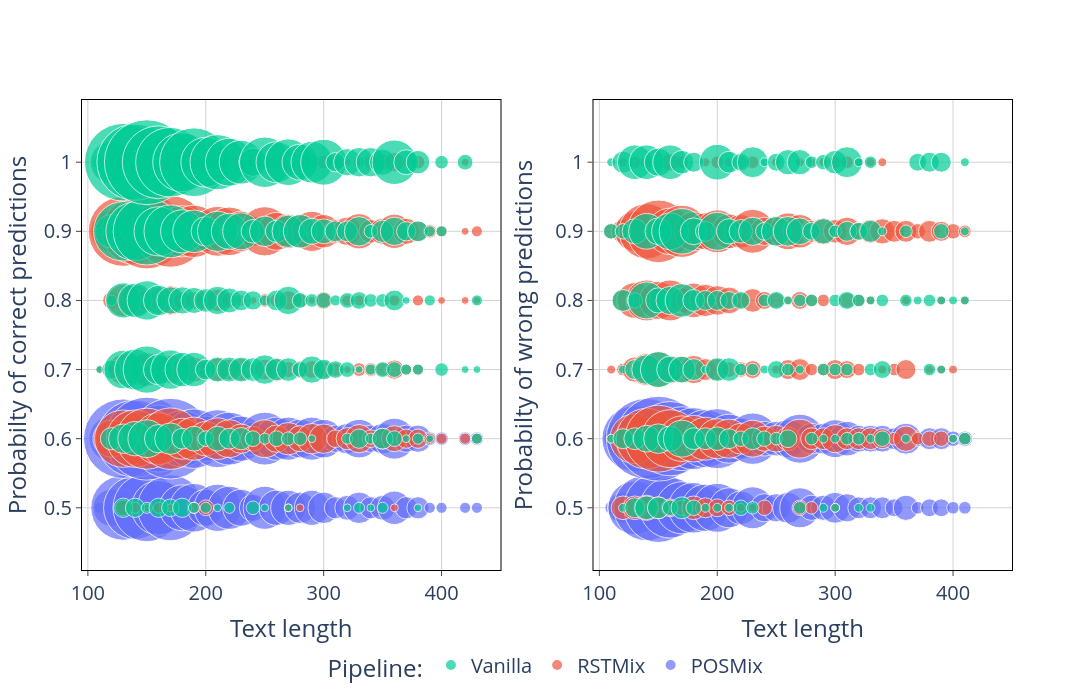

The cell this chart's notebook holds for it:
### Code cell
fig = make_subplots(rows=1, cols=2)

for trace in fig3.select_traces():
    fig.add_trace(trace, row=1, col=1)

for trace in fig4.select_traces():
    trace['showlegend'] = False
    fig.add_trace(trace, row=1, col=2)

fig.update_yaxes(mirror=True,
                  ticks='outside',
                  showline=True,
                  linecolor='black',
                  gridcolor='lightgrey',
                  title_text="Probabilty of correct predictions",
                  range=[0.41, 1.09],
                  row=1, col=1,)
fig.update_xaxes(mirror=True,
                  ticks='outside',
                  showline=True,
                  linecolor='black',
                  gridcolor='lightgrey',
                  title_text="Text length",
                  range=[95, 450],
                  row=1, col=1)

fig.update_yaxes(mirror=True,
                  ticks='outside',
                  showline=True,
                  linecolor='black',
                  gridcolor='lightgrey',
                  title_text="Probabilty of wrong predictions",
                  range=[0.41, 1.09],
                  row=1, col=2,)
fig.update_xaxes(mirror=True,
                  ticks='outside',
                  showline=True,
                  linecolor='black',
                  gridcolor='lightgrey',
                  title_text="Text length",
                  range=[95, 450],
                  row=1, col=2)

fig.update_layout(height=700,
                  width=1600,
                  plot_bgcolor="white",
                  font_size=20,
                  showlegend=True,
                  legend=dict(
                      itemsizing='constant',
                      title_text='Pipeline:',
                      traceorder='reversed',
                      orientation="h",   
                      yanchor="bottom",  
                      y=-0.25,            
                      xanchor="center",  
                      x=0.5,
                      font=dict(
                          size=20  # Aumente a fonte da legenda (ex: 18)
                    )
                 )
            )

fig.update_annotations(font_size=20)

fig.write_image("figs/gcdc_prob_dist_both.svg")

fig.show()

### Figure 1 — Plotly figure (JSON) as saved in the notebook; plotly's stock layout.template omitted (floating-point values rounded to 4 significant figures; data arrays with more than 128 entries replaced by an {"elided": "..."} marker saying what was removed)
{"data": [{"hovertemplate": "Pipeline=POSMix<br>length=%{x}<br>logits=%{y}<br>count=%{marker.size}<extra></extra>", "legendgroup": "POSMix", "marker": {"color": "#636efa", "size": [0.0003178, 0.003496, 0.01081, 0.01017, 0.01176, 0.007628, 0.01112, 0.005403, 0.006038, 0.003496, 0.005721, 0.004767, 0.003496, 0.001907, 0.004767, 0.003178, 0.003178, 0.002543, 0.003178, 0.002543, 0.001271, 0.001589, 0.002543, 0.001271, 0.001589, 0.00286, 0.001271, 0.001271, 0.0003178, 0.0003178, 0.0003178, 0.0003178, 0.0004767, 0.005244, 0.01621, 0.01526, 0.01764, 0.01144, 0.01669, 0.008104, 0.009058, 0.005244, 0.008581, 0.007151, 0.005244, 0.00286, 0.007151, 0.004767, 0.004767, 0.003814, 0.004767, 0.003814, 0.001907, 0.002384, 0.003814, 0.001907, 0.002384, 0.00429, 0.001907, 0.001907, 0.0004767, 0.0004767, 0.0004767, 0.0004767], "sizemode": "area", "sizeref": 5.12e-06, "symbol": "circle"}, "mode": "markers", "name": "POSMix", "orientation": "v", "showlegend": true, "type": "scatter", "x": [110, 120, 130, 140, 150, 160, 170, 180, 190, 200, 210, 220, 230, 240, 250, 260, 270, 280, 290, 300, 310, 320, 330, 340, 350, 360, 370, 380, 390, 400, 420, 430, 110, 120, 130, 140, 150, 160, 170, 180, 190, 200, 210, 220, 230, 240, 250, 260, 270, 280, 290, 300, 310, 320, 330, 340, 350, 360, 370, 380, 390, 400, 420, 430], "xaxis": "x", "y": [0.5, 0.5, 0.5, 0.5, 0.5, 0.5, 0.5, 0.5, 0.5, 0.5, 0.5, 0.5, 0.5, 0.5, 0.5, 0.5, 0.5, 0.5, 0.5, 0.5, 0.5, 0.5, 0.5, 0.5, 0.5, 0.5, 0.5, 0.5, 0.5, 0.5, 0.5, 0.5, 0.6, 0.6, 0.6, 0.6, 0.6, 0.6, 0.6, 0.6, 0.6, 0.6, 0.6, 0.6, 0.6, 0.6, 0.6, 0.6, 0.6, 0.6, 0.6, 0.6, 0.6, 0.6, 0.6, 0.6, 0.6, 0.6, 0.6, 0.6, 0.6, 0.6, 0.6, 0.6], "yaxis": "y"}, {"hovertemplate": "Pipeline=RSTMix<br>length=%{x}<br>logits=%{y}<br>count=%{marker.size}<extra></extra>", "legendgroup": "RSTMix", "marker": {"color": "#EF553B", "size": {"elided": "155 float values"}, "sizemode": "area", "sizeref": 5.12e-06, "symbol": "circle"}, "mode": "markers", "name": "RSTMix", "orientation": "v", "showlegend": true, "type": "scatter", "x": {"elided": "155 int values"}, "xaxis": "x", "y": {"elided": "155 float values"}, "yaxis": "y"}, {"hovertemplate": "Pipeline=Vanilla<br>length=%{x}<br>logits=%{y}<br>count=%{marker.size}<extra></extra>", "legendgroup": "Vanilla", "marker": {"color": "#00cc96", "size": {"elided": "164 float values"}, "sizemode": "area", "sizeref": 5.12e-06, "symbol": "circle"}, "mode": "markers", "name": "Vanilla", "orientation": "v", "showlegend": true, "type": "scatter", "x": {"elided": "164 int values"}, "xaxis": "x", "y": {"elided": "164 float values"}, "yaxis": "y"}, {"hovertemplate": "Pipeline=POSMix<br>length=%{x}<br>logits=%{y}<br>count=%{marker.size}<extra></extra>", "legendgroup": "POSMix", "marker": {"color": "#636efa", "size": [0.000602, 0.003612, 0.01084, 0.01626, 0.01806, 0.01385, 0.01023, 0.009633, 0.008429, 0.009031, 0.00602, 0.004214, 0.006623, 0.00301, 0.00301, 0.003612, 0.00602, 0.002408, 0.002408, 0.003612, 0.00301, 0.001806, 0.001806, 0.001806, 0.001204, 0.002408, 0.000602, 0.001204, 0.001204, 0.000602, 0.000602, 0.0009031, 0.005418, 0.01626, 0.02438, 0.02709, 0.02077, 0.01535, 0.01445, 0.01264, 0.01355, 0.009031, 0.006321, 0.009934, 0.004515, 0.004515, 0.005418, 0.009031, 0.003612, 0.003612, 0.005418, 0.004515, 0.002709, 0.002709, 0.002709, 0.001806, 0.003612, 0.0009031, 0.001806, 0.001806, 0.0009031, 0.0009031], "sizemode": "area", "sizeref": 7.526e-06, "symbol": "circle"}, "mode": "markers", "name": "POSMix", "orientation": "v", "showlegend": false, "type": "scatter", "x": [110, 120, 130, 140, 150, 160, 170, 180, 190, 200, 210, 220, 230, 240, 250, 260, 270, 280, 290, 300, 310, 320, 330, 340, 350, 360, 370, 380, 390, 400, 410, 110, 120, 130, 140, 150, 160, 170, 180, 190, 200, 210, 220, 230, 240, 250, 260, 270, 280, 290, 300, 310, 320, 330, 340, 350, 360, 370, 380, 390, 400, 410], "xaxis": "x2", "y": [0.5, 0.5, 0.5, 0.5, 0.5, 0.5, 0.5, 0.5, 0.5, 0.5, 0.5, 0.5, 0.5, 0.5, 0.5, 0.5, 0.5, 0.5, 0.5, 0.5, 0.5, 0.5, 0.5, 0.5, 0.5, 0.5, 0.5, 0.5, 0.5, 0.5, 0.5, 0.6, 0.6, 0.6, 0.6, 0.6, 0.6, 0.6, 0.6, 0.6, 0.6, 0.6, 0.6, 0.6, 0.6, 0.6, 0.6, 0.6, 0.6, 0.6, 0.6, 0.6, 0.6, 0.6, 0.6, 0.6, 0.6, 0.6, 0.6, 0.6, 0.6, 0.6], "yaxis": "y2"}, {"hovertemplate": "Pipeline=RSTMix<br>length=%{x}<br>logits=%{y}<br>count=%{marker.size}<extra></extra>", "legendgroup": "RSTMix", "marker": {"color": "#EF553B", "size": {"elided": "148 float values"}, "sizemode": "area", "sizeref": 7.526e-06, "symbol": "circle"}, "mode": "markers", "name": "RSTMix", "orientation": "v", "showlegend": false, "type": "scatter", "x": {"elided": "148 int values"}, "xaxis": "x2", "y": {"elided": "148 float values"}, "yaxis": "y2"}, {"hovertemplate": "Pipeline=Vanilla<br>length=%{x}<br>logits=%{y}<br>count=%{marker.size}<extra></extra>", "legendgroup": "Vanilla", "marker": {"color": "#00cc96", "size": {"elided": "146 float values"}, "sizemode": "area", "sizeref": 7.526e-06, "symbol": "circle"}, "mode": "markers", "name": "Vanilla", "orientation": "v", "showlegend": false, "type": "scatter", "x": {"elided": "146 int values"}, "xaxis": "x2", "y": {"elided": "146 float values"}, "yaxis": "y2"}], "layout": {"font": {"size": 20}, "height": 700, "legend": {"font": {"size": 20}, "itemsizing": "constant", "orientation": "h", "title": {"text": "Pipeline:"}, "traceorder": "reversed", "x": 0.5, "xanchor": "center", "y": -0.25, "yanchor": "bottom"}, "plot_bgcolor": "white", "showlegend": true, "width": 1600, "xaxis": {"anchor": "y", "domain": [0, 0.45], "gridcolor": "lightgrey", "linecolor": "black", "mirror": true, "range": [95, 450], "showline": true, "ticks": "outside", "title": {"text": "Text length"}}, "xaxis2": {"anchor": "y2", "domain": [0.55, 1], "gridcolor": "lightgrey", "linecolor": "black", "mirror": true, "range": [95, 450], "showline": true, "ticks": "outside", "title": {"text": "Text length"}}, "yaxis": {"anchor": "x", "domain": [0, 1], "gridcolor": "lightgrey", "linecolor": "black", "mirror": true, "range": [0.41, 1.09], "showline": true, "ticks": "outside", "title": {"text": "Probabilty of correct predictions"}}, "yaxis2": {"anchor": "x2", "domain": [0, 1], "gridcolor": "lightgrey", "linecolor": "black", "mirror": true, "range": [0.41, 1.09], "showline": true, "ticks": "outside", "title": {"text": "Probabilty of wrong predictions"}}}}
